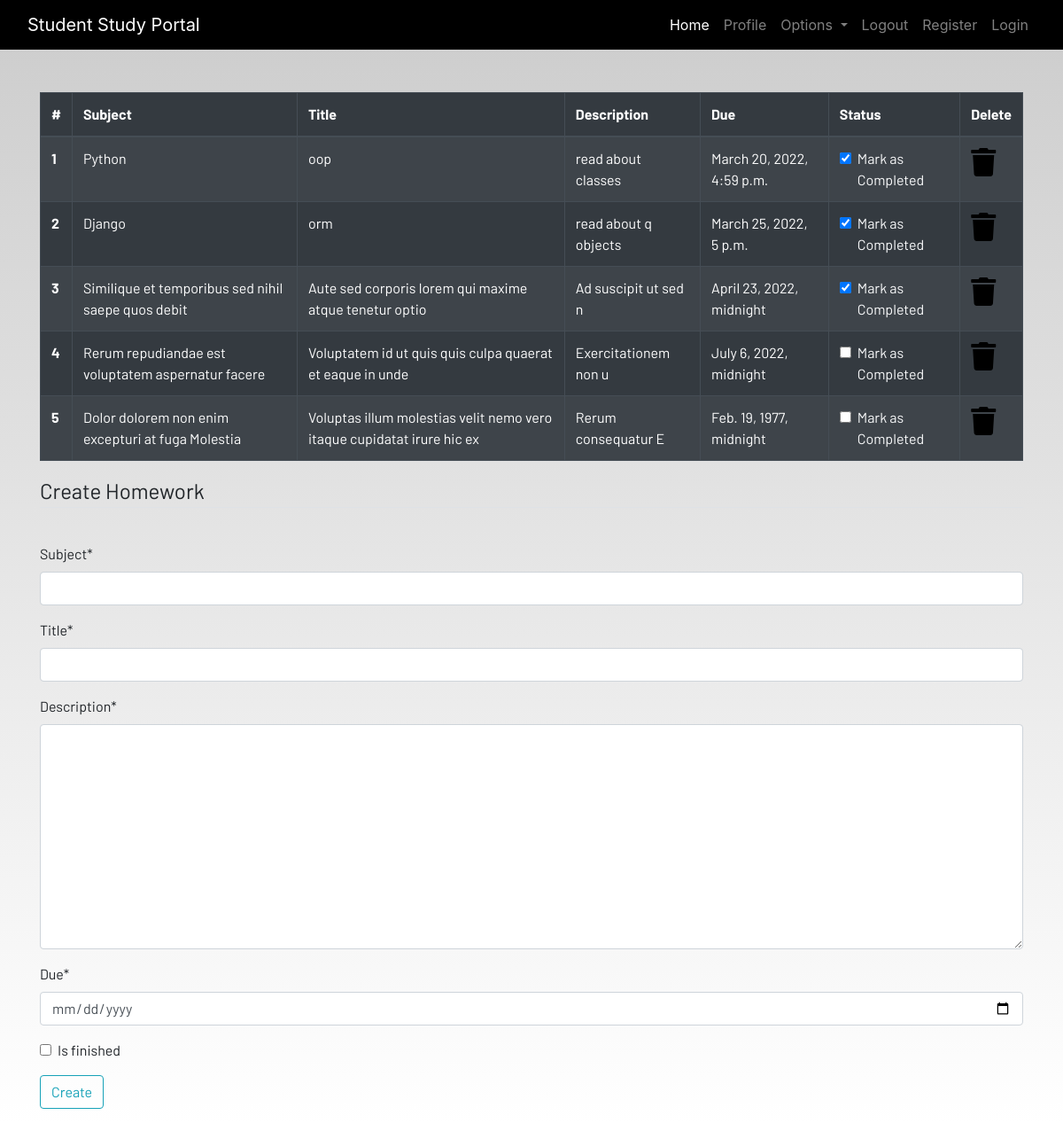
The page /homework (signed in) on the database its author committed.
### dashboard/models.py (models this page shows, shortened)
class Homework(models.Model):
    user = models.ForeignKey(User, on_delete=models.CASCADE)
    subject = models.CharField(max_length=50)
    title = models.CharField(max_length=100)
    description = models.TextField()
    due = models.DateTimeField()
    is_finished = models.BooleanField(default=False)
    class Meta:
        verbose_name = 'Homework'
        verbose_name_plural = 'Homeworks'

### dashboard/views.py (the view)
# urls.py: path('homework', homework, name='homework'),
@login_required(redirect_field_name='login')
def homework(request):
    homeworks = Homework.objects.filter(user=request.user)
    done = None
    if len(homeworks) == 0:
        done = True
    if request.method == 'POST':
        form = HomeworkForm(request.POST)
        if form.is_valid():
            homework_form = form.save(commit=False)
            homework_form.user = request.user
            homework_form.save()
            messages.success(request, f'Homework Added from {request.user.username} Successfully')
            return redirect('homework')
    else:
        form = HomeworkForm()
    context = {'homeworks': homeworks, 'done': done, 'form': form}
    return render(request, 'dashboard/homework.html', context)

### dashboard/forms.py
class HomeworkForm(forms.ModelForm):
    class Meta:
        model = Homework
        fields =['subject', 'title', 'description', 'due', 'is_finished']
        widgets = {
        'due': forms.DateInput(
            format=('%d/%m/%Y %H:%M'),
            attrs={'class': 'form-control',
               'placeholder': 'Select a date',
               'type': 'date'
              }),
        }

### dashboard/templates/dashboard/homework.html (shortened to what this page needs)
{% extends 'dashboard/base.html' %}
{% load static %}
{% load crispy_forms_tags %}
{% block content %}
<div class="container">
    {% if not done %}
    <table class="table table-striped table-bordered table-hover table-dark">
        <thead>
            <tr>
                <th scope="col">#</th>
                <th scope="col">Subject</th>
                <th scope="col">Title</th>
                <th scope="col">Description</th>
                <th scope="col">Due</th>
                <th scope="col">Status</th>
                <th scope="col">Delete</th>
            </tr>
        </thead>
        <tbody>
        {% for homework in homeworks %}
        <tr>
            <th scope="row">{{forloop.counter}}</th>
            <td>{{homework.subject}}</td>
            <td>{{homework.title}}</td>
            <td>{{homework.description}}</td>
            <td>{{homework.due}}</td>
            <td>
                <a href="{% url 'update_homework' homework.pk %}">
                    <div class="form-check">
                        {% if homework.is_finished %}
                        <input class="form-check-input" type="checkbox" value="" checked>
                        {% else %}
                        <input class="form-check-input" type="checkbox" value="">
                        {% endif %}
                        <label class="form-check-label text-light" for="flexCheckDefault">
                            Mark as Completed
                        </label>
                    </div>
                </a>
            </td>
            <td><a href="{% url 'delete_homework' homework.pk %}"><i class="fa fa-trash fa-2x"></i></a></td>
        </tr>
        {% endfor %}
        </tbody>
    </table>
    {% else %}
    <h4>All homeworks are completed!! Create to have more!!</h4>
{% endif %}
</div>
<div class=" container">
    <form method="POST">
        <fieldset class="form-group">
            <legend class="border-bottom mb-4">Create Homework</legend>
        </fieldset>
        {{form|crispy}}
        <div class="form-group">
            <button href="" class="btn btn-outline-info" type="submit">
                Create
            </button>
        </div>
    </form>
</div>
{% endblock content %}

### dashboard/templates/dashboard/base.html (shortened to what this page needs)
<!DOCTYPE html>
{% load static %}
<html lang="en">
<head>
  <link rel="stylesheet" href="https://stackpath.bootstrapcdn.com/bootstrap/4.3.1/css/bootstrap.min.css"
 />
  <link rel="stylesheet" href="https://use.fontawesome.com/releases/v5.7.2/css/all.css"
 />
  <link rel="stylesheet" href="{% static 'css/main.css' %}" />
</head>
<body>
  <header>
    <nav class="navbar navbar-expand-lg navbar-dark bg-dark">
      <div class="container-fluid">
        <a class="navbar-brand" href="#">Student Study Portal</a>
        <div class="collapse navbar-collapse justify-content-end" id="navbarSupportedContent">
          <ul class="navbar-nav mb-2 mb-lg-0">
            <li class="nav-item">
              <a class="nav-link active" aria-current="page" href="{% url 'home' %}">Home</a>
            </li>
            <li class="nav-item">
              <a class="nav-link" href="{% url 'profile' %}">Profile</a>
            </li>
            <li class="nav-item dropdown">
              <a class="nav-link dropdown-toggle" href="#" id="navbarDropdown" role="button" data-toggle="dropdown"
                aria-haspopup="true" aria-expanded="false">
                Options
              </a>
            </li>
            <li class="nav-item">
              <a class="nav-link" href="#">Logout</a>
            </li>
            <li class="nav-item">
              <a class="nav-link" href="{% url 'register' %}">Register</a>
            </li>
            <li class="nav-item">
              <a class="nav-link" href="{% url 'login' %}">Login</a>
            </li>
          </ul>
        </div>
      </div>
    </nav>
  </header>
  <br /><br />
  <main>
    {% block content %}
    {% endblock content %}
  </main>
</body>
</html>

### static/css/main.css (style rules this page uses)
html { scroll-behavior: smooth; height: 100%; width: 100%; }
main { font-family: Barlow, Quicksand, Rubik, sans-serif, serif, 'Times New Roman', Times, serif !important; }
.navbar { background-color: rgb(0, 0, 0) !important; }
a { text-decoration: none !important; color: black; }
html, body { max-width: 100%; overflow-x: hidden; height: 100%; width: 100%; }
body { background: linear-gradient(rgba(0, 0, 0, 0.2), rgba(255, 255, 255, 0.5)); overflow-x: hidden; background-repeat: no-repeat; }
.fa { color: black; }

### rows shown on the page
Homework: subject "Python", title "oop", description "read about classes", due "March 20, 2022, 4:59 p.m."
Homework: subject "Django", title "orm", description "read about q objects", due "March 25, 2022, 5 p.m."
Homework: subject "Similique et temporibus sed nihil saepe quos debit", title "Aute sed corporis lorem qui maxime atque tenetur optio", description "Ad suscipit ut sed n", due "April 23, 2022, midnight"
Homework: subject "Rerum repudiandae est voluptatem aspernatur facere", title "Voluptatem id ut quis quis culpa quaerat et eaque in unde", description "Exercitationem non u", due "July 6, 2022, midnight"
Homework: subject "Dolor dolorem non enim excepturi at fuga Molestia", title "Voluptas illum molestias velit nemo vero itaque cupidatat irure hic ex", description "Rerum consequatur E", due "Feb. 19, 1977, midnight"
